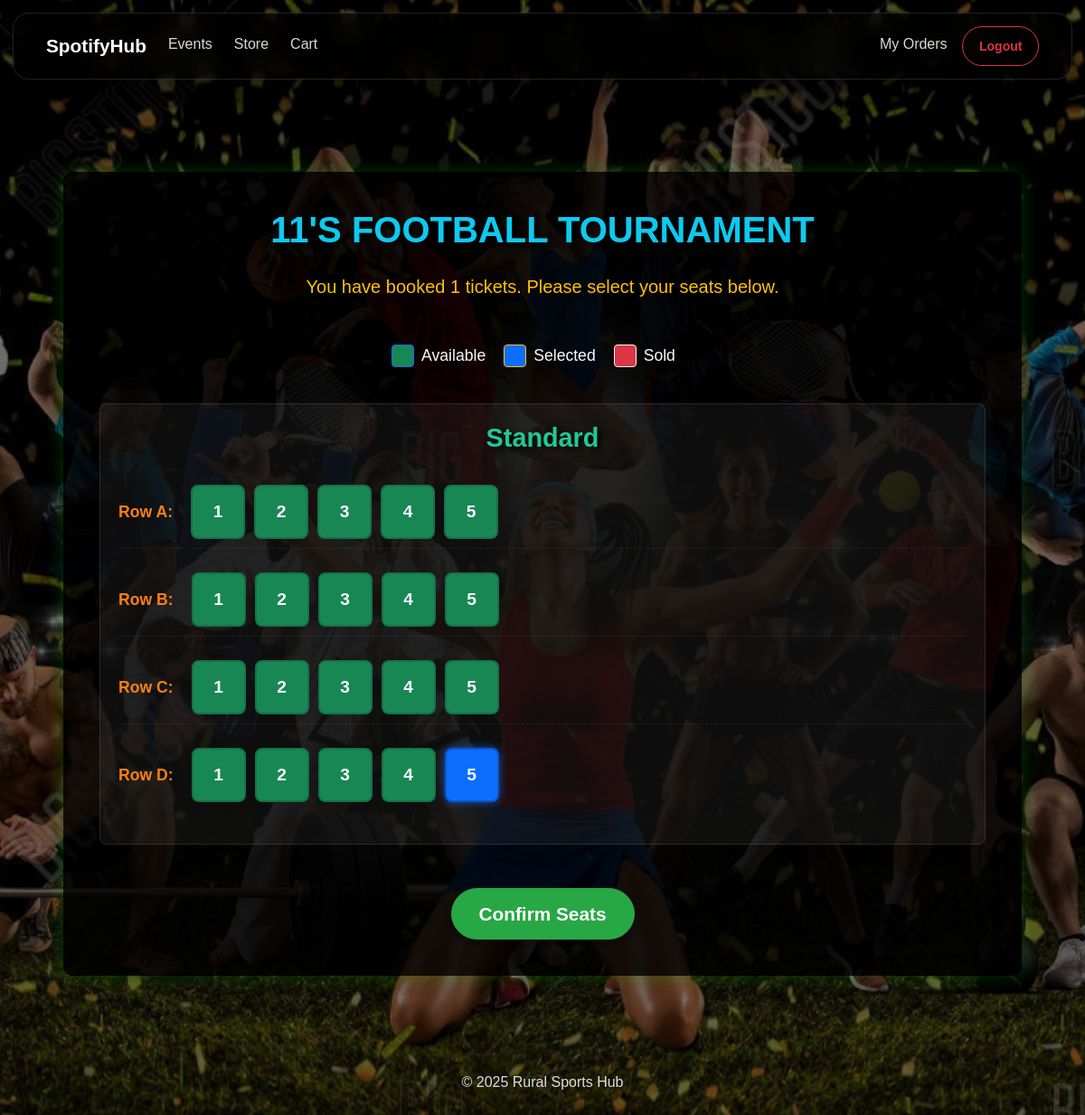
/booking/select-seats/111/ (signed in), run on the app's committed database.
### events/models.py (models this page shows, shortened)
class Event(models.Model):
    CATEGORY_CHOICES = [
        ("cricket", "Cricket"),
        ("football", "Football"),
        ("basketball", "Basketball"),
        ("volleyball", "Volleyball"),
        ("other", "Other"),
    ]
    name = models.CharField(max_length=200)
    description = models.TextField()
    date = models.DateTimeField(null=True, blank=True)
    location = models.CharField(max_length=200)
    price = models.DecimalField(max_digits=10, decimal_places=2)
    available_tickets = models.IntegerField(default=0)
    category = models.CharField(
        max_length=20,
        choices=CATEGORY_CHOICES,
        default="other"
    )
    image = models.ImageField(
        upload_to="events/",
        null=True,
        blank=True
    )
    is_active = models.BooleanField(default=True)

class Seat(models.Model):
    event = models.ForeignKey(
        Event,
        on_delete=models.CASCADE,
        related_name="seats"
    )
    section = models.CharField(max_length=50, default="Standard")
    price = models.DecimalField(max_digits=8, decimal_places=2, default=0)
    row_number = models.CharField(max_length=5)
    seat_number = models.IntegerField()
    is_sold = models.BooleanField(default=False)
    class Meta:
        unique_together = ("event", "section", "row_number", "seat_number")
        ordering = ["section", "row_number", "seat_number"]

### booking/models.py (models this page shows, shortened)
class Booking(models.Model):
    PAYMENT_PENDING = "pending"
    PAYMENT_SUCCESSFUL = "successful"
    PAYMENT_FAILED = "failed"
    PAYMENT_STATUS_CHOICES = [
        (PAYMENT_PENDING, "Pending"),
        (PAYMENT_SUCCESSFUL, "Successful"),
        (PAYMENT_FAILED, "Failed"),
    ]
    user = models.ForeignKey(
        User,
        on_delete=models.CASCADE,
        related_name="bookings"
    )
    event = models.ForeignKey(
        Event,
        on_delete=models.CASCADE,
        related_name="bookings"
    )
    num_tickets = models.PositiveIntegerField(default=1)
    total_price = models.DecimalField(
        max_digits=10,
        decimal_places=2
    )
    booking_date = models.DateTimeField(auto_now_add=True)
    shipping_address = models.ForeignKey(
        ShippingAddress,
        on_delete=models.SET_NULL,
        null=True,
        blank=True,
        related_name="bookings"
    )
    seats = models.ManyToManyField(
        Seat,
        related_name="bookings",
        blank=True
    )
    contact = models.ForeignKey(
        BookingContact,
        on_delete=models.SET_NULL,
        null=True,
        blank=True
    )
    cashfree_order_id = models.CharField(
        max_length=100, blank=True, null=True, db_index=True
    )
    cashfree_payment_id = models.CharField(
        max_length=100, blank=True, null=True
    )
    payment_status = models.CharField(
        max_length=20,
        choices=PAYMENT_STATUS_CHOICES,
        default=PAYMENT_PENDING
    )
    is_paid = models.BooleanField(default=False)
    class Meta:
        ordering = ["-booking_date"]
        indexes = [
            models.Index(fields=["cashfree_order_id"]),
            models.Index(fields=["payment_status"]),
        ]

### booking/views.py (the view, shortened to what this page needs)
# urls.py: path("select-seats/<int:booking_id>/", select_seats_view, name="select_seats"),
@login_required
def select_seats_view(request, booking_id):
    booking = get_object_or_404(Booking, id=booking_id, user=request.user)
    event = booking.event
    seats = Seat.objects.filter(event=event).order_by("section", "row_number")
    grouped = []
    for section, sec_group in groupby(seats, key=attrgetter("section")):
        rows = []
        for row, row_group in groupby(sec_group, key=attrgetter("row_number")):
            rows.append((row, list(row_group)))
        grouped.append((section, rows))
    return render(
        request,
        "booking/select_seats.html",
        {
            "booking": booking,
            "event": event,
            "seats_by_section_and_row": grouped,
        },
    )

### booking/templates/booking/select_seats.html (shortened to what this page needs)
{% extends 'base.html' %}
{% load static %}
{% block content %}
<div class="container seat-selection-wrapper">
    <h1 class="text-center">{{ event.name }}</h1>
    <p class="lead text-center text-warning">You have booked {{ booking.num_tickets }} tickets. Please select your seats below.</p>
    <div class="d-flex justify-content-center mb-4 mt-5">
        <div class="legend-item"><span class="legend-color available"></span> Available</div>
        <div class="legend-item"><span class="legend-color selected"></span> Selected</div>
        <div class="legend-item"><span class="legend-color sold"></span> Sold</div>
    </div>
    <form method="post" action="{% url 'booking:select_seats' booking.id %}">
        {% for section_name, rows_in_section in seats_by_section_and_row %}
            <div class="seat-section">
                <h2>{{ section_name }}</h2>
                {% for row_number, seats_in_row in rows_in_section %}
                    <div class="seat-row">
                        <span class="row-label">Row {{ row_number }}:</span>
                        <div class="seat-grid">
                            {% for seat in seats_in_row %}
                                <label class="seat-button {% if seat.is_booked %}sold{% elif seat in booking.seats.all %}selected{% else %}available{% endif %}">
                                    <span class="seat-content">{{ seat.seat_number }}</span>
                                </label>
                            {% endfor %}
                        </div>
                    </div>
                {% endfor %}
            </div>
        {% endfor %}
        <div class="text-center mt-5">
            <button type="submit" class="btn btn-success">Confirm Seats</button>
        </div>
    </form>
</div>
{% endblock %}

### templates/base.html (shortened to what this page needs)
<!doctype html>
<html lang="en">
<head>
    {% load static %}
    <link href="https://cdn.jsdelivr.net/npm/bootstrap@5.3.3/dist/css/bootstrap.min.css" rel="stylesheet">
    <link rel="stylesheet" href="{% static 'css/style.css' %}">
</head>
<body>
<nav id="mainNavbar"
     class="navbar navbar-expand-lg navbar-dark glass-navbar fixed-top">
    <div class="container">
        <a class="navbar-brand fw-bold" href="{% url 'home' %}">
             SpotifyHub
        </a>
        <div class="collapse navbar-collapse" id="navbarNav">
            <ul class="navbar-nav me-auto gap-2">
                <li class="nav-item">
                    <a class="nav-link {% if '/events/' in request.path %}active{% endif %}"
                       href="{% url 'events:events_list' %}">
                        Events
                    </a>
                </li>
                <li class="nav-item">
                    <a class="nav-link {% if '/store/shop/' in request.path %}active{% endif %}"
                       href="{% url 'store:shop' %}">
                        Store
                    </a>
                </li>
                <li class="nav-item">
                    <a class="nav-link {% if '/store/cart/' in request.path %}active{% endif %}"
                       href="{% url 'store:cart' %}">
                        Cart
                    </a>
                </li>
            </ul>
            <ul class="navbar-nav gap-2 align-items-center">
                {% if user.is_authenticated %}
                    <li class="nav-item">
                        <a class="nav-link {% if '/store/my_orders/' in request.path %}active{% endif %}"
                           href="{% url 'store:my_orders' %}">
                            My Orders
                        </a>
                    </li>
                    <li class="nav-item">
                        <a class="btn btn-outline-danger btn-sm"
                           href="{% url 'account_logout' %}">
                            Logout
                        </a>
                    </li>
                {% endif %}
            </ul>
        </div>
    </div>
</nav>
<main class="main-wrapper">
    <div class="page-container">
        {% block content %}{% endblock %}
    </div>
</main>
<footer>
    <div class="py-3 text-center">
        © {% now "Y" %} Rural Sports Hub
    </div>
</footer>
</body>
</html>

### static/css/style.css (style rules this page uses)
* { box-sizing: border-box; }
body { font-family: Arial, sans-serif; color: #fff; min-height: 100vh; margin: 0; padding-top: 120px; background-image: url("../images/bg.jpg"); background-repeat: no-repeat; background-position: center top; background-size: cover; background-attachment: fixed; }
body::before { content: ""; position: fixed; inset: 0; background-image: url("../images/bg.jpg"); background-size: cover; background-position: center top; background-repeat: no-repeat; filter: brightness(0.45); contrast: 1.05; z-index: -1; }
body > * { position: relative; z-index: 1; }
h1, h2, h3, h4, p, .lead { color: #ffffff; text-shadow: 4px 4px 4px rgba(0,0,0,0.7); }
.glass-navbar { position: fixed; top: 14px; left: 0; right: 0; z-index: 1050; width: calc(100% - 28px); max-width: 1200px; margin: 0 auto; background: rgba(0, 0, 0, 0.65); backdrop-filter: blur(14px); -webkit-backdrop-filter: blur(14px); border-radius: 18px; border: 1px solid rgba(255,255,255,0.12); box-shadow: 0 20px 45px rgba(0,0,0,0.65); padding: 14px 24px; }
.glass-navbar .container { display: flex; align-items: center; }
.glass-navbar .navbar-brand { font-size: 1.3rem; font-weight: 700; color: #fff !important; display: flex; align-items: center; gap: 6px; }
.glass-navbar .navbar-nav { align-items: center; gap: 6px; }
.glass-navbar .nav-link { color: rgba(255,255,255,0.85) !important; font-weight: 500; padding: 8px 14px; border-radius: 10px; transition: all 0.25s ease; }
.glass-navbar .btn { border-radius: 22px; padding: 6px 18px; font-weight: 600; height: 36px; display: flex; align-items: center; }
.page-container { max-width: 1100px; margin: 0 auto; padding: 40px 20px; }
.btn { font-weight: 600; border-radius: 6px; box-shadow: 0 4px 10px rgba(0,0,0,0.4); transition: transform 0.2s ease; }
.btn-success { background-color: #28a745; border-color: #28a745; }
footer { background: transparent; color: #ddd; text-align: center; padding: 20px 0; }
.animate-navbar { opacity: 0; transform: translateY(-20px); animation: navbarDrop 0.8s ease forwards; }
.animate-navbar .navbar-brand { opacity: 0; transform: scale(0.9); animation: brandPop 0.6s ease forwards; animation-delay: 0.4s; }
.animate-navbar .nav-link { opacity: 0; transform: translateY(-10px); animation: navFade 0.5s ease forwards; }
.animate-navbar .nav-item:nth-child(1) .nav-link { animation-delay: 0.5s; }
.animate-navbar .nav-item:nth-child(2) .nav-link { animation-delay: 0.6s; }
.animate-navbar .nav-item:nth-child(3) .nav-link { animation-delay: 0.7s; }
.animate-navbar .btn { opacity: 0; transform: scale(0.9); animation: buttonPop 0.5s ease forwards; animation-delay: 0.9s; }
.btn { transition: transform 0.2s ease, box-shadow 0.2s ease; }
.page-container { animation: pageFade 0.6s ease forwards; }
button, a { min-height: 44px; }

### data on the page
Event: name "11'S FOOTBALL TOURNAMENT"
Booking: num_tickets "1"
Seat: seats_by_section_and_row "Standard", row_number "A", seat_number "1"
Seat: seat_number "2"
Seat: seat_number "3"
Seat: seat_number "4"
Seat: seat_number "5"
Seat: row_number "B", seat_number "1"
Seat: seat_number "2"
Seat: seat_number "3"
Seat: seat_number "4"
Seat: seat_number "5"
Seat: row_number "C", seat_number "1"
Seat: seat_number "2"
Seat: seat_number "3"
Seat: seat_number "4"
Seat: seat_number "5"
Seat: row_number "D", seat_number "1"
Seat: seat_number "2"
Seat: seat_number "3"
Seat: seat_number "4"
Seat: seat_number "5"
